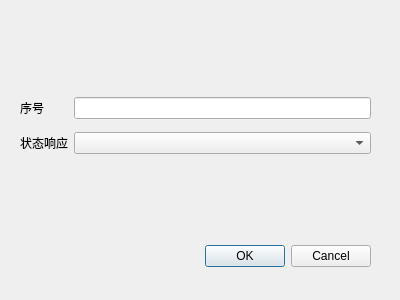
<?xml version="1.0" encoding="UTF-8"?>
<ui version="4.0">
 <class>Dialog</class>
 <widget class="QDialog" name="Dialog">
  <property name="geometry">
   <rect>
    <x>0</x>
    <y>0</y>
    <width>400</width>
    <height>300</height>
   </rect>
  </property>
  <property name="windowTitle">
   <string>Dialog</string>
  </property>
  <widget class="QDialogButtonBox" name="buttonBox">
   <property name="geometry">
    <rect>
     <x>30</x>
     <y>240</y>
     <width>341</width>
     <height>32</height>
    </rect>
   </property>
   <property name="orientation">
    <enum>Qt::Horizontal</enum>
   </property>
   <property name="standardButtons">
    <set>QDialogButtonBox::Cancel|QDialogButtonBox::Ok</set>
   </property>
  </widget>
  <widget class="QWidget" name="">
   <property name="geometry">
    <rect>
     <x>20</x>
     <y>90</y>
     <width>351</width>
     <height>71</height>
    </rect>
   </property>
   <layout class="QGridLayout" name="gridLayout">
    <item row="1" column="1">
     <widget class="QComboBox" name="StatusComboBox"/>
    </item>
    <item row="1" column="0">
     <widget class="QLabel" name="label">
      <property name="text">
       <string>状态响应</string>
      </property>
     </widget>
    </item>
    <item row="0" column="0">
     <widget class="QLabel" name="label_5">
      <property name="text">
       <string>序号</string>
      </property>
     </widget>
    </item>
    <item row="0" column="1">
     <widget class="QLineEdit" name="SequencelineEdit"/>
    </item>
   </layout>
  </widget>
 </widget>
 <resources/>
 <connections>
  <connection>
   <sender>buttonBox</sender>
   <signal>accepted()</signal>
   <receiver>Dialog</receiver>
   <slot>accept()</slot>
   <hints>
    <hint type="sourcelabel">
     <x>248</x>
     <y>254</y>
    </hint>
    <hint type="destinationlabel">
     <x>157</x>
     <y>274</y>
    </hint>
   </hints>
  </connection>
  <connection>
   <sender>buttonBox</sender>
   <signal>rejected()</signal>
   <receiver>Dialog</receiver>
   <slot>reject()</slot>
   <hints>
    <hint type="sourcelabel">
     <x>316</x>
     <y>260</y>
    </hint>
    <hint type="destinationlabel">
     <x>286</x>
     <y>274</y>
    </hint>
   </hints>
  </connection>
 </connections>
</ui>
